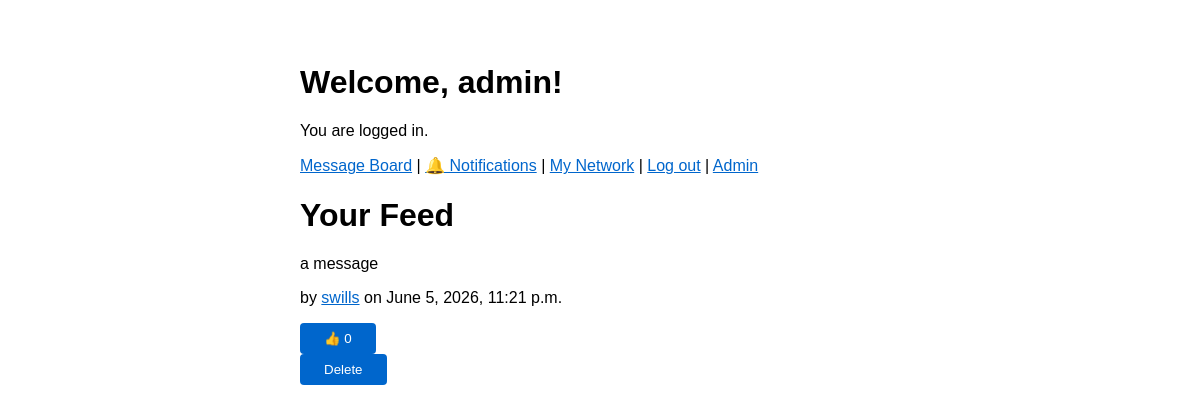
Screenshot of / (signed in) with the database file from the repository.
### messageboard/models.py (models this page shows, shortened)
class Post(models.Model):
    author = models.ForeignKey(User, on_delete=models.CASCADE)
    content = models.TextField()
    created_at = models.DateTimeField(auto_now_add=True)

### accounts/views.py (the view)
# urls.py: path('', views.home_view, name='home'),
def home_view(request):
    context = {}
    if request.user.is_authenticated:
        following_ids = Follow.objects.filter(follower=request.user).values_list('following_id', flat=True)
        posts = Post.objects.filter(author_id__in=following_ids).order_by('-created_at')[:20]
        for post in posts:
            post.like_count = post.likes.count()
            post.user_liked = post.likes.filter(user=request.user).exists()
        context['posts'] = posts
    return render(request, 'home.html', context)

### accounts/templates/home.html (shortened to what this page needs)
{% load static %}
<!DOCTYPE html>
<html lang="en">
<head>
  <link rel="stylesheet" href="{% static 'styles.css' %}">
</head>
<body>
  {% if user.is_authenticated %}
  <h1>Welcome, {{ user.username }}!</h1>
  {% else %}
  <h1>Welcome!</h1>
  {% endif %}
  {% if user.is_authenticated %}
  <p>You are logged in.</p>
  {% else %}
  <p><a href="{% url 'login' %}">Log in</a> or <a href="{% url 'register' %}">Register</a></p>
  {% endif %}
  {% if user.is_authenticated %}
  <nav>
    <a href="{% url 'board' %}">Message Board</a> |
    <a href="{% url 'notifications' %}">🔔 Notifications</a> |
    <a href="{% url 'follow_list' request.user.id %}">My Network</a> |
    <a href="{% url 'logout' %}">Log out</a>
    {% if user.is_superuser %}
    | <a href="{% url 'admin:index' %}">Admin</a>
    {% endif %}
  </nav>
  {% endif %}
  {% if user.is_authenticated %}
  <h1>Your Feed</h1>
  {% for post in posts %}
  <div>
    <p>{{ post.content }}</p>
    <p>by <a href="{% url 'user_profile' post.author.username %}">{{ post.author.username }}</a> on {{ post.created_at }}</p>
  </div>
  <div class="post-actions">
    <form method="POST" action="{% url 'toggle_like' post.id %}">
      <button type="submit" class="like-btn {% if post.user_liked %}liked{% endif %}">
        👍 {{ post.like_count }}
      </button>
    </form>
    {% if request.user == post.author or request.user.is_staff %}
    <form method="POST" action="{% url 'delete_post' post.id %}">
      <button type="submit" class="delete-btn">Delete</button>
    </form>
    {% endif %}
  </div>
  {% endfor %}
  {% else %}
  <p>Log in to see your personalized feed.</p>
  {% endif %}
</body>
</html>

### accounts/static/styles.css (style rules this page uses)
body { font-family: sans-serif; max-width: 400px; margin: 4rem auto; padding: 0 1rem; }
button { padding: 0.5rem 1.5rem; background: #0066cc; color: white; border: none; border-radius: 4px; cursor: pointer; }
a { color: #0066cc; }

### accounts/templates/home.html (style rules this page uses)
body { max-width: 600px; }

### rows the page displays
Post: content "a message", author.username "swills", created_at "June 5, 2026, 11:21 p.m.", like_count "0", shows "Delete"

### other values shown
{{ user.username }} "admin"
